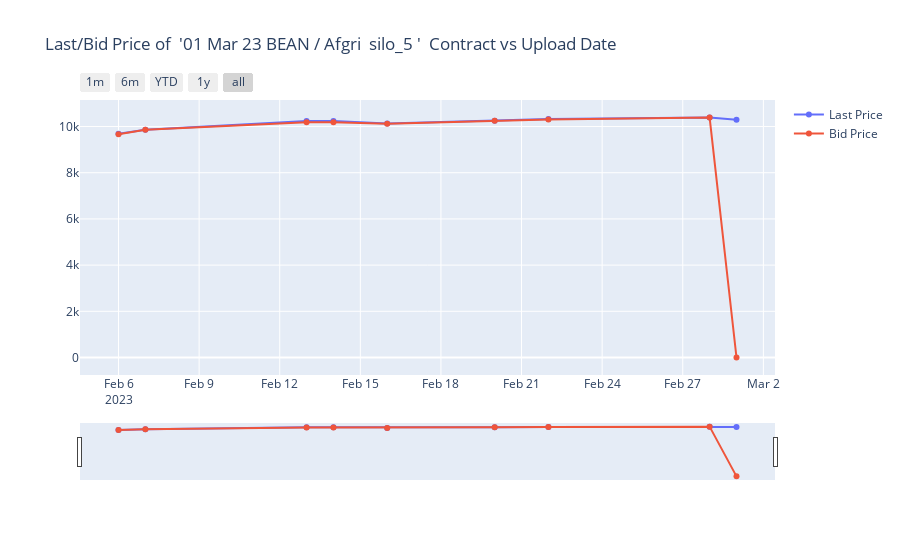

The cell this chart's notebook holds for it:
### Code cell
list4 = list(df_New.contract_type.unique())


def filteringplotly(Market, Contract_Type):
    A = df_New.loc[df_New['Market'] == Market, ('last', 'bid','upload_date','contract_type')]
    B = A.loc[A['contract_type'] == Contract_Type, ('last', 'bid', 'upload_date')]

    fig = go.Figure(data =[
                    go.Scatter(name = 'Last Price', x=B['upload_date'], y =B['last']),
                    go.Scatter(name = 'Bid Price', x=B['upload_date'], y = B['bid'])
                    ])
    
    fig.update_layout(barmode = 'group', title= f"Last/Bid Price of  '{Contract_Type} / {Market}'  Contract vs Upload Date")

    
    # Add range slider
    fig.update_layout(
        xaxis=dict(
            rangeselector=dict(
                buttons=list([
                    dict(count=1,
                         label="1m",
                         step="month",
                         stepmode="backward"),
                    dict(count=6,
                         label="6m",
                         step="month",
                         stepmode="backward"),
                    dict(count=1,
                         label="YTD",
                         step="year",
                         stepmode="todate"),
                    dict(count=1,
                         label="1y",
                         step="year",
                         stepmode="backward"),
                    dict(step="all")
                ])
            ),
            rangeslider=dict(
                visible=True
            ),
            type="date"
        )
    )

    fig.show()

widgets.interact(filteringplotly, Market = list1, Contract_Type = list4)

### Figure 1 — Plotly figure (JSON) as saved in the notebook; plotly's stock layout.template omitted (floating-point values rounded to 4 significant figures)
{"data": [{"name": "Last Price", "type": "scatter", "x": ["2023-02-06T00:00:00", "2023-02-07T00:00:00", "2023-02-13T00:00:00", "2023-02-14T00:00:00", "2023-02-16T00:00:00", "2023-02-20T00:00:00", "2023-02-22T00:00:00", "2023-02-28T00:00:00", "2023-03-01T00:00:00"], "y": [9686.0, 9863.0, 10240.0, 10240.0, 10130.0, 10250.0, 10330.0, 10391, 10290.0]}, {"name": "Bid Price", "type": "scatter", "x": ["2023-02-06T00:00:00", "2023-02-07T00:00:00", "2023-02-13T00:00:00", "2023-02-14T00:00:00", "2023-02-16T00:00:00", "2023-02-20T00:00:00", "2023-02-22T00:00:00", "2023-02-28T00:00:00", "2023-03-01T00:00:00"], "y": [9664, 9862, 10187, 10187, 10117, 10249, 10308, 10389, 0]}], "layout": {"barmode": "group", "title": {"text": "Last/Bid Price of  '01 Mar 23 BEAN / Afgri  silo_5 '  Contract vs Upload Date"}, "xaxis": {"rangeselector": {"buttons": [{"count": 1, "label": "1m", "step": "month", "stepmode": "backward"}, {"count": 6, "label": "6m", "step": "month", "stepmode": "backward"}, {"count": 1, "label": "YTD", "step": "year", "stepmode": "todate"}, {"count": 1, "label": "1y", "step": "year", "stepmode": "backward"}, {"step": "all"}]}, "rangeslider": {"visible": true}, "type": "date"}}}
